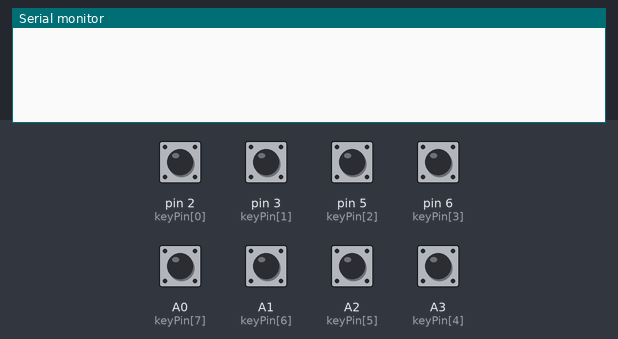
The sketch below on a simulated Arduino Uno, built with avr-gcc and run on an emulated ATmega328P. Shown: the last lines printed to the serial monitor. Inputs (shaded band) come from the test bench; at power-on: A0 (keyPin[7]), A1 (keyPin[6]), A2 (keyPin[5]), A3 (keyPin[4]), pin 2 (keyPin[0]), pin 3 (keyPin[1]), pin 5 (keyPin[2]), pin 6 (keyPin[3]) HIGH.

Above: at 1.2 s.
1.3 s: pin 2 (keyPin[0]) pulled LOW for 0.15 s
At 1.8 s:
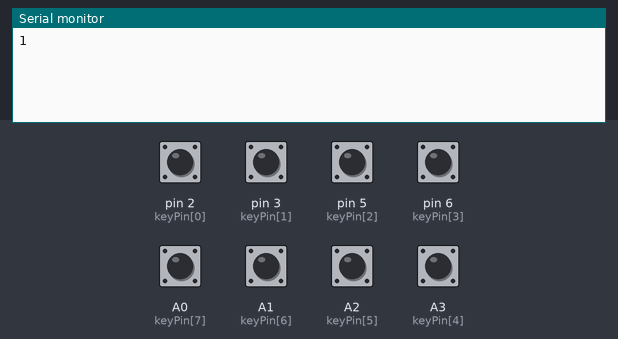
2.9 s: pin 3 (keyPin[1]) pulled LOW for 1 s
At 4.3 s:
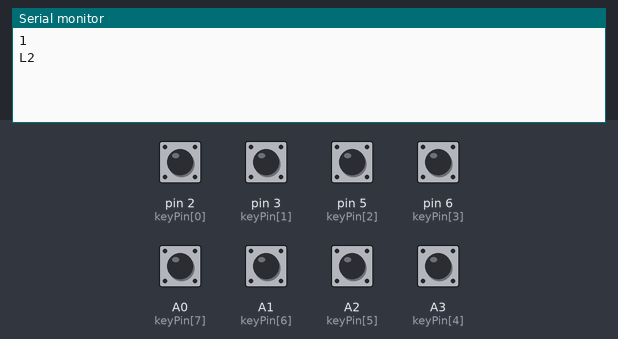
5.4 s: pin 5 (keyPin[2]) pulled LOW for 0.15 s
At 6.0 s:
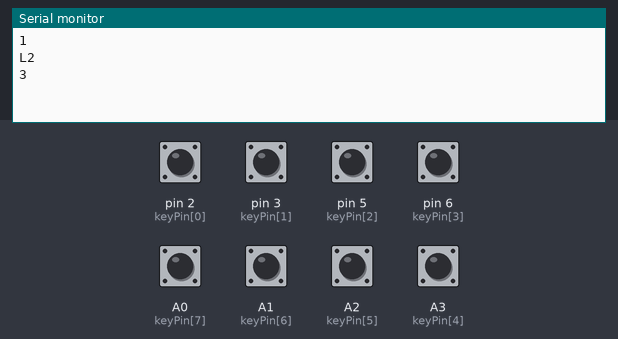
7.0 s: pin 6 (keyPin[3]) pulled LOW for 0.15 s
At 8.3 s:
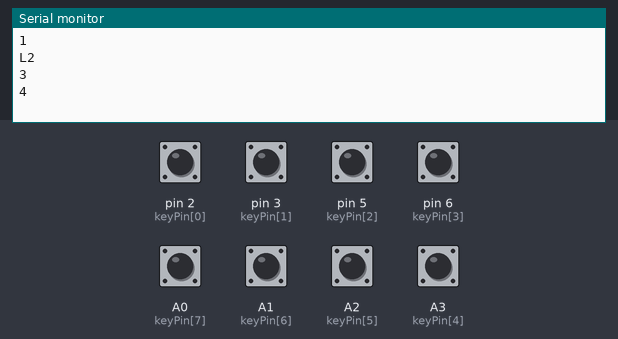
8.6 s: A0 (keyPin[7]) pulled LOW for 0.15 s
At 9.7 s:
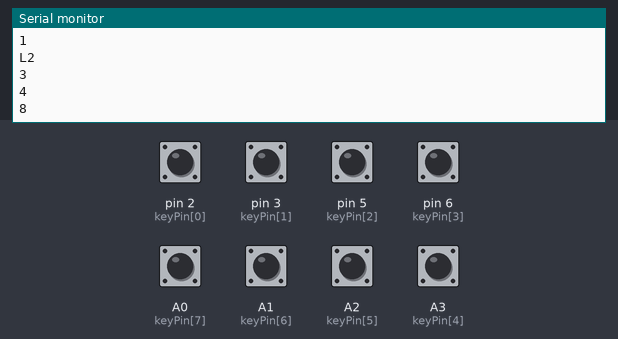
10.2 s: A1 (keyPin[6]) pulled LOW for 0.15 s
At 11.0 s:
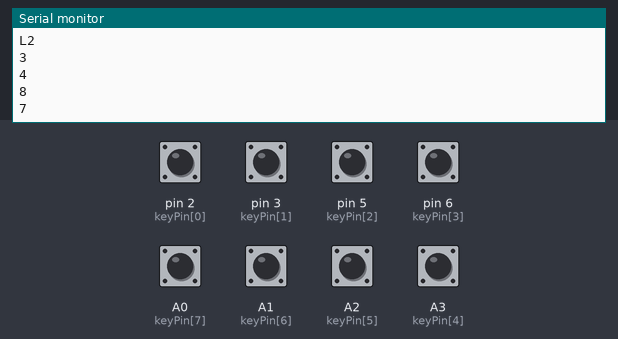
Timing chart, 0 to 12.8 s (numbered marks = the images above; inputs shaded):
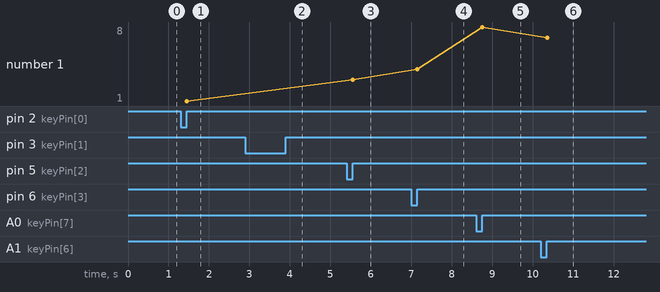

Measured:
- after the input at 1.3 s, the serial monitor: prints a new line after 0.15 s (image 1)
- after the input at 2.9 s, the serial monitor: prints a new line after 1.0 s (image 2)
- after the input at 5.4 s, the serial monitor: prints a new line after 0.15 s (image 3)
- after the input at 7.0 s, the serial monitor: prints a new line after 0.15 s (image 4)
- after the input at 8.6 s, the serial monitor: prints a new line after 0.15 s (image 5)
- after the input at 10.2 s, the serial monitor: prints a new line after 0.15 s (image 6)
- plotted number 1: 1 → 3 after the input at 5.4 s, 3 → 4 after the input at 7.0 s, 4 → 8 after the input at 8.6 s, 8 → 7 after the input at 10.2 s

The sketch:

Remote_Control.ino
```cpp
/* =====================================================================
  遥控板
   ---------------------------------------------------------------------
   接线解法：
     按键1 -> D2        按键5 -> A3
     按键2 -> D3        按键6 -> A2
     按键3 -> D5        按键7 -> A1
     按键4 -> D6        按键8 -> A0
     两块板子的 GND 连在一起；串口接法：遥控板的 TX -> 机械臂板的 RX，

   串口发什么（9600，每条后面带换行）：
     短按（按住不到 0.8 秒）-> "1" ... "8"
     长按（按住 0.8 秒以上）-> "L1" ... "L8"

   机械臂那边对应的功能：
     1=循环夹取   2=录制/结束   3=回放   4=回中
     5=记示教点   6=开始画   7=暂停/继续   8=取消
     长按5=清空示教点   长按6=更换子任务
     长按7=画图形
   ===================================================================== */

const int keyCount = 8;
const int keyPin[keyCount] = {2 , 3 , 5 , 6 , A3, A2 , A1 ,A0 };// 按键 1~8 接的引脚
const unsigned int LongMs = 800;//超过这个时间算长按
const unsigned int shortMs = 30;//低于这个时间算抖动

bool keyDown[keyCount];//标志位，记住上一次的状态，是刚按下还是刚松开
unsigned long downTime[keyCount];//记录按下的时刻

void setup(){
  Serial.begin(9600);

  for(int i = 0 ; i < keyCount ; i++){
    pinMode(keyPin[i], INPUT_PULLUP);//输入模式，默认低电平，按下按键为高电平
    keyDown[i] = false;
  }
}

void sendKey(int n, bool isLong){
  if(isLong) Serial.print('L');//长按就多发一个'L'
  Serial.println(n);//短按就只发按键号码
}

void loop(){
  for(int i = 0 ; i < keyCount ; i++){//监测所有按键
    bool nowPress =(digitalRead(keyPin[i]) == LOW);//按下为高电平

    if(nowPress && !keyDown[i]){//按下按键,记录时间
      downTime[i] = millis();
      keyDown[i] = true;
    } else if(!nowPress && keyDown[i]){//松开按键，此时才判断是长按还是短按
      keyDown[i] = false;
      unsigned long pressedTime = millis() - downTime[i];
      if(pressedTime >= shortMs){
        // 松开才发指令，所以短按和长按用同一个键就能区分开，
        // 整个过程不阻塞，八个键同时按也不会漏掉哪个
        sendKey(i + 1 , pressedTime >= LongMs);
      }
    }
  }
  delay(5);
}
```
